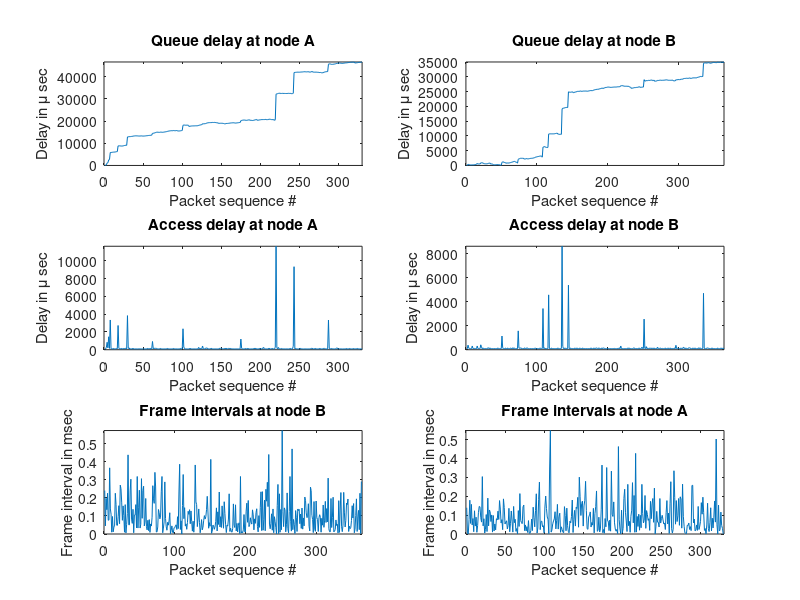
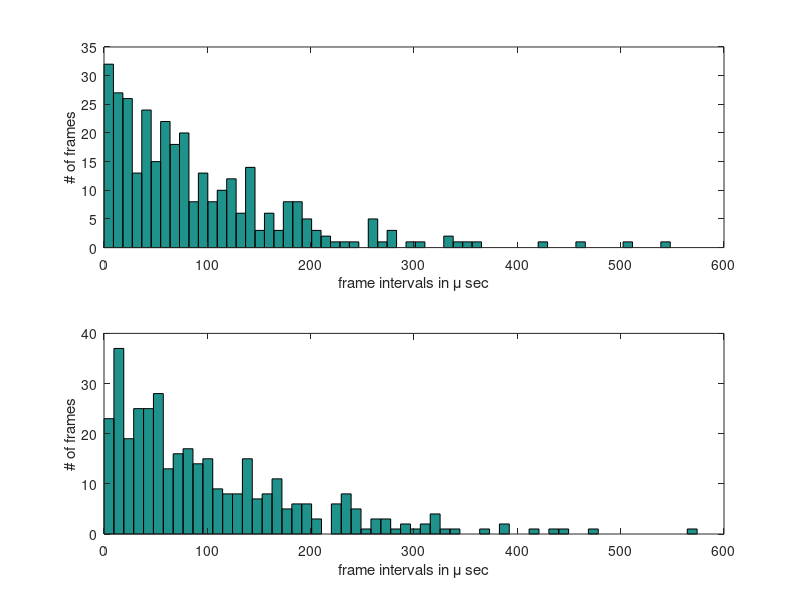

Here is the MATLAB script that generated these plots, in order:
function projectpart1()
    clear all;
    tic
    
    % NODE Id's
    A=1;
    B=2;
    
    % elist as an (n by 6) matrix where n is the number of packets
    % waiting in the queue of nodes A and B. We define a packet to be a
    % row in the elist and is of the form
    % [SRC GENTIME TXTIME RXTIME CURTIME COLLISIONS]
    elist=[];
    
    % Columns in the event list
    SRC=1;      % Id of the source node
    GENTIME=2;  % Time at which the packet is created at the source node
    TXTIME=3;   % Time at which the packet is transmitted
    RXTIME=4;   % Time at which the packet is received at the dest node
    % The current simulation time w.r.t the packet. You can think of
    % CURTIME to be the time at which the simulator had last visited this
    % packet.
    CURTIME=5;  
    COLLISIONS=6; % Number of collisions incurred by 
                  % this packet due to channel contention
    
    % Reference:
    % http://en.wikipedia.org/wiki/Discrete_event_simulation#Clock 
    % Clock:
    % The simulation must keep track of the current simulation time,
    % whatever measurement units are suitable for the system being modeled. 
    CLOCK=0;
 
    TOTALSIM=30*10^3; % Total simulation time
    lambda = 0.5;
    frameslot = 50; % frame slot time (usec) 
    td = 80;% transmission delay on BUS (usec)
    pd = 10; % propagation delay on BUS
    tdelay = td + pd; % total delay incurred during a pkt transmission
	tbackoff = frameslot; % time slot (usec) for backoff algorithm
    maxbackoff = 3; % maximum backoff time is 2^3 frame slot
	
    % the time at which the last packet was generated at node A and B resp.
    GENTIMECURSOR = [0 0];
        
    % Create packet for node A. Function createpacket() is defined below.
    createpacket(A); 
    createpacket(B);
    
    if size(elist, 1) == 0
        disp('No packets to simulate');
        return;
    end
    
    % Collect the statistics in this array.
    SIMRESULT = [];
        
    while(1)
        
        % Update the clock.
        updateclock();     
        % Find the source node of the packet at the first row in elist.
        src = elist(1,SRC);
		dst = mod(src,2)+1;
        timediff = elist(2,CURTIME) - elist(1,CURTIME);
        
		if timediff > pd
			%% No collision case
            % Set the tx time. This should be the time when the packet
            % is transmitted for the first time.
            if elist(1,TXTIME) == 0
                elist(1,TXTIME) = elist(1,CURTIME);
            end
            % Set the rx time.
            elist(1,RXTIME) = elist(1,CURTIME) + tdelay;

            updatesimlist();
			
            createpacket(src);
			
			% add tdelay to CLOCK. Check delaypkts() for more details.
            delaypkts(tdelay);
        else
            % Collision and so Backoff
            if elist(1,TXTIME)==0
                elist(1,TXTIME)=elist(1,CURTIME);
            end
            if elist(2,TXTIME)==0
                elist(2,TXTIME)=elist(2,CURTIME);
            end
            elist(1,COLLISIONS)=elist(1,COLLISIONS)+1;
            elist(2,COLLISIONS)=elist(2,COLLISIONS)+1;
            
            if (elist(1,COLLISIONS)<maxbackoff)
                bk(src)=(randi(2^(elist(1,COLLISIONS)),1,1)-1)*tbackoff;
            else
                bk(src)=(randi(2^(maxbackoff),1,1)-1)*tbackoff;
            end
            if (elist(2,COLLISIONS)<maxbackoff)
                bk(dst)=(randi(2^(elist(2,COLLISIONS)),1,1)-1)*tbackoff;
            else
                bk(dst)=(randi(2^(maxbackoff),1,1)-1)*tbackoff;
            end
			
			% Delay the packets at each node.
            delaynodepkts(src,pd+timediff+bk(src));
            delaynodepkts(dst,pd-timediff+bk(dst));
        end
		
        if min(GENTIMECURSOR) > TOTALSIM
            disp('Completed!');
            calcstat();
            break;
        end
    end
       
	   function calcstat()
        AtoB=SIMRESULT(SIMRESULT(:,SRC)==A,:);
        BtoA=SIMRESULT(SIMRESULT(:,SRC)==B,:);
        
        % Total packets sent
        AtoBnum=length(AtoB);
        BtoAnum=length(BtoA);
        
        % Queue delay
        queuedelaya=AtoB(:,RXTIME)-AtoB(:,GENTIME);
        queuedelayb=BtoA(:,RXTIME)-BtoA(:,GENTIME);
        queuedelaya=queuedelaya-tdelay;
        queuedelayb=queuedelayb-tdelay;
        
        figure;
        subplot(3,2,1)
        plot(1:size(queuedelaya,1),queuedelaya(1:end))
        axis([0 AtoBnum 0 max(queuedelaya)])
        xlabel('Packet sequence #');
        ylabel('Delay in \mu sec');
        title('Queue delay at node A');
        
        subplot(3,2,2)
        plot(1:size(queuedelayb,1),queuedelayb(1:end))
        axis([0 BtoAnum 0 max(queuedelayb)])
        xlabel('Packet sequence #');
        ylabel('Delay in \mu sec');
        title('Queue delay at node B');   
        
        % Access delay
        accessdelaya=AtoB(:,RXTIME)-AtoB(:,TXTIME);
        accessdelayb=BtoA(:,RXTIME)-BtoA(:,TXTIME);
        
        subplot(3,2,3)
        plot(1:size(accessdelaya,1),accessdelaya(1:end))
        axis([0 AtoBnum 0 max(accessdelaya)])
        xlabel('Packet sequence #');
        ylabel('Delay in \mu sec');
        title('Access delay at node A');
        
        subplot(3,2,4)
        plot(1:size(accessdelayb,1),accessdelayb(1:end))
        axis([0 BtoAnum 0 max(accessdelayb)])
        xlabel('Packet sequence #');
        ylabel('Delay in \mu sec');
        title('Access delay at node B');
        
        % Frame interval
        subplot(3,2,5)
        frameintba=BtoA(2:end,GENTIME)-BtoA(1:end-1,GENTIME);
        plot(1:BtoAnum-1,frameintba/1000)
        axis([0 BtoAnum 0 max(frameintba)/1000])
        xlabel('Packet sequence #');
        ylabel('Frame interval in msec');
        title('Frame intervals at node B');
        
        subplot(3,2,6)
        frameintab=AtoB(2:end,GENTIME)-AtoB(1:end-1,GENTIME);
        plot(1:AtoBnum-1,frameintab/1000)
        axis([0 AtoBnum 0 max(frameintab)/1000])
        xlabel('Packet sequence #');
        ylabel('Frame interval in msec');
        title('Frame intervals at node A');
        
        
        % Histogram to verify if the distribution is exp
        figure;
        subplot(2,1,1)
        hist(frameintab,60);
        xlabel('frame intervals in \mu sec');
        ylabel('# of frames');
        subplot(2,1,2)
        hist(frameintba,60);
        xlabel('frame intervals in \mu sec');
        ylabel('# of frames');
        
        % mean end to end time
        meanendtoenda=mean(AtoB(:,RXTIME)-AtoB(:,GENTIME));
        
        meanendtoendb=mean(BtoA(:,RXTIME)-BtoA(:,GENTIME));
        
        % Average end to end throughput
        Avgtha=((1000*8)/meanendtoenda)*10^6;  % bits/sec
        Avgthb=((1000*8)/meanendtoendb)*10^6;  % bits/sec
        avgth2=mean(8000.*(AtoB(:,RXTIME)-AtoB(:,GENTIME)).^(-1));
        
        fprintf('Total packets sent from node A=%d\n',AtoBnum);
        fprintf('Total packets sent from node B=%d\n',BtoAnum);
        fprintf('Average frame interval at node A=%d\n',mean(frameintab));
        fprintf('Average frame interval at node B=%d\n',mean(frameintba));
        fprintf('Average access delay at node A=%d\n',mean(accessdelaya));
        fprintf('Average access delay at node B=%d\n',mean(accessdelayb));
        fprintf('Average queue delay at node A=%d\n',mean(queuedelaya));
        fprintf('Average queue delay at node B=%d\n',mean(queuedelayb));
        fprintf('Average end to end throughput from A to B=%d\n',Avgtha);
        fprintf('Average end to end throughput from B to A=%d\n',Avgthb);
        fprintf('Simulation end time=%d\n',CLOCK);
    end
	
    % The clock slips to the RXTIME i.e., add delay time to CLOCK.
    function delaypkts(delay)
        CLOCK=CLOCK+delay;
        % It might so happen that the new packet at the SRC node might have
        % been generated when the previous packet was in flight. This new
        % packet cannot be transmitted immediately and hence has to wait
        % till the previos packet has reached the destination. 
        
        % list will have the row number of elist whose CURTIME field value
        % is less than CLOCK. Remember CLOCK is now the RXTIME. 
        list=find(((elist(:,CURTIME)-CLOCK) < 0));
        % Set the CURTIME field of all the rows in list to CLOCK.
        elist(list,CURTIME)=CLOCK;
    end
   
    function updateclock()
        % SORTROWS(elist,CURTIME) sorts the rows of elist in ascending
        % order for the column CURTIME.
        elist=sortrows(elist,CURTIME);
        % Set the clock to the CURTIME of the packet in the first row of
        % the elist since this is the packet that contends first for the
        % channel. 
        CLOCK=elist(1,CURTIME);
    end
 
    function pkt = createpacket(nodeid)
        % Find the inter-arrival time.
        interarvtime = round(frameslot*exprnd(1/lambda,1,1));
        
        % Find the birth time.
        GENTIMECURSOR(nodeid) = GENTIMECURSOR(nodeid)+interarvtime;
        
        % Create the packet. Unknown fields are set to 0.
        % [SRC= nodeid GENTIME=birthtime TXTIME=0, RXTIME=0
        % CURTIME=birthtime COLLISIONS=0]
        pkt = [nodeid GENTIMECURSOR(nodeid) 0 0 GENTIMECURSOR(nodeid) 0];
        
        % Enqueue to the event list. In matlab you can append a row x to a
        % matrix X by using the command X=[X; x]
        elist = [elist; pkt];
    end
	
	% Return the CURTIME of node
	function t=getcurtime(node)
		idx=find(elist(:,SRC)==node,1,'first');
        t=elist(idx,CURTIME);
    end
	
    function delaynodepkts(node,delay)
        DELAYTIME = getcurtime(node)+delay;
		% idx will have the row number of elist whose CURTIME field value
        % is less than DELAYTIME.
        list = find(elist(:,CURTIME) - DELAYTIME < 0 & elist(:,SRC) == node); 
		% Set the CURTIME field of all the rows in list to DELAYTIME.
        elist(list,CURTIME) = DELAYTIME;
	end
   
    % Move the first row of elist to SIMRESULT
    function updatesimlist()
        % Enqueue to the the first row of event list to SIMRESULT. 
        SIMRESULT=[SIMRESULT; elist(1,1:end)];
        
        % Delete the first row of elist.
        elist(1,:)=[];
    end
 
    
disp(toc);

end
